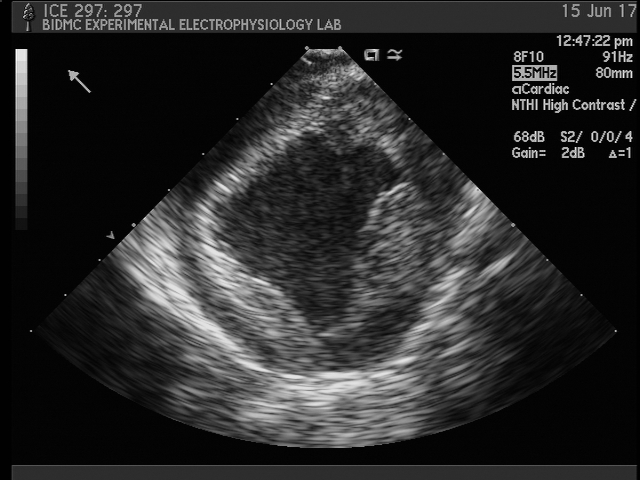
#> input picture images/exp5_images/16062017_125453973_4050.jpg, 640 x 480 px, found by its file name
$ jupyter execute --allow-errors preliminary.ipynb   (shell and % lines are left out)   (older library calls are emulated)
#> lines starting #> are read from the running program, lines starting #| are printed output that depends on the picture; after the words box and inside, x2 and y2 are one past the last pixel; in counts of white or black regions, pixels touching at a corner belong together; long printed decimals are rounded
[cell 1]
import cv2
import matplotlib.pyplot as plt
import numpy as np
import sys
from scipy import ndimage

# Find Boundary

[cell 2]
#filename = "/Volumes/GoogleDrive/My Drive/Alperen's Images/Exp 5 The Best Set/20170616_124815718/images/16062017_125258857_600.jpg"
mypath = "exp5_images/"
filename = mypath+"16062017_125453973_4050.jpg"
# a=io.imread(filename,as_grey=True)
a = cv2.imread(filename)
#> a is the input picture: shape (480, 640, 3); min 0, max 253, mean 41.8

[cell 3]
# [12 lines of commented-out code are left out]

[cell 4]
# img = a[35:-20,:]
img = a.copy()
imgray = cv2.cvtColor(img,cv2.COLOR_BGR2GRAY)
print(imgray.shape)
#| (480, 640)

[cell 5]
ret,thresh = cv2.threshold(imgray,5,255,0)
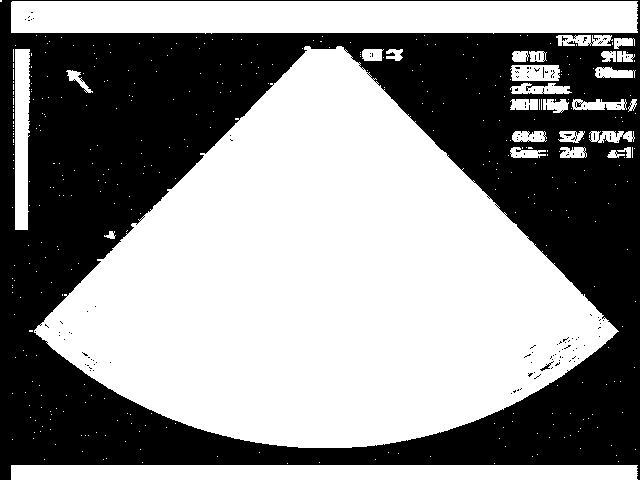
#> thresh: shape (480, 640); 56.3% white; 139 black regions (137 under 20 px), largest, box (x1, y1, x2, y2) and area: (0, 0, 640, 480) 133794, (540, 361, 554, 371) 34
thresh = cv2.erode(thresh, None, iterations=2)
#> thresh: shape (480, 640); 51% white; 15 black regions, largest, box (x1, y1, x2, y2) and area: (0, 0, 640, 480) 148960, (526, 335, 581, 381) 776, (522, 343, 538, 360) 143
thresh = cv2.dilate(thresh, None, iterations=2)
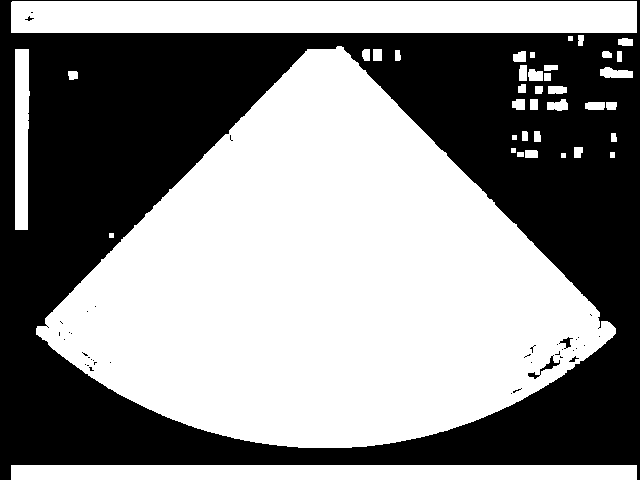
#> thresh: shape (480, 640); 55% white; 39 black regions (35 under 20 px)

print(thresh.shape)
#| (480, 640)

plt.imshow(thresh)
plt.show()

# image, contours, hierarchy = cv2.findContours(thresh,cv2.RETR_EXTERNAL,cv2.CHAIN_APPROX_SIMPLE)
image, contours, hierarchy = cv2.findContours(thresh,cv2.RETR_EXTERNAL, cv2.CHAIN_APPROX_NONE)
#> contours = 39 contours, 5 with area under 20; largest, box (x1, y1, x2, y2) and area: (36, 46, 616, 448) 133974, (11, 1, 637, 33) 19374, (11, 465, 637, 480) 8750, (15, 49, 30, 230) 2242, (600, 67, 633, 78) 235
c = max(contours, key=cv2.contourArea)
#> c = contour of 1287 points, box (x1, y1, x2, y2) (36, 46, 616, 448), area 133974

[cell 6]
plt.figure(figsize=(15, 6))
plt.subplot(121)
cv2.drawContours(img, c, -1, (0,255,0), 5)
plt.imshow(img)
plt.subplot(122)
cv2.drawContours(img, contours, -1, (0,255,0), 5)
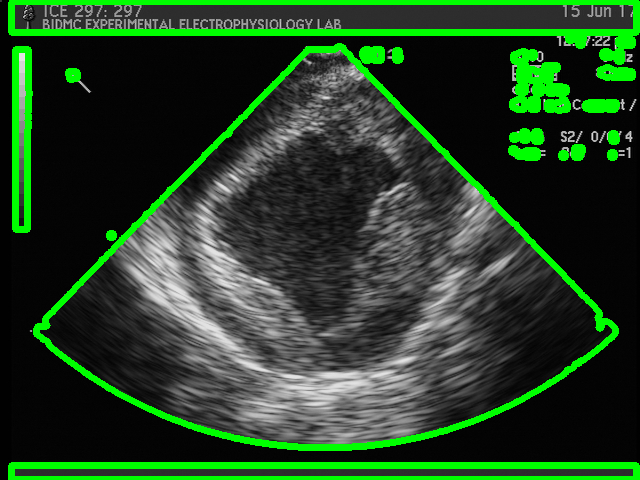
#> img: shape (480, 640, 3); mean B, G, R 37.1, 65.4, 37.1
plt.imshow(img)
plt.show()

[cell 7]
# mask = np.zeros((img.shape[0], img.shape[1], 3))
# for i in c:
#     mask[i[0][1], i[0][0],:] = np.ones(3)

img = a.copy()
ori = a.copy()
img = cv2.fillPoly(img, pts =[c], color=(255,255,255))
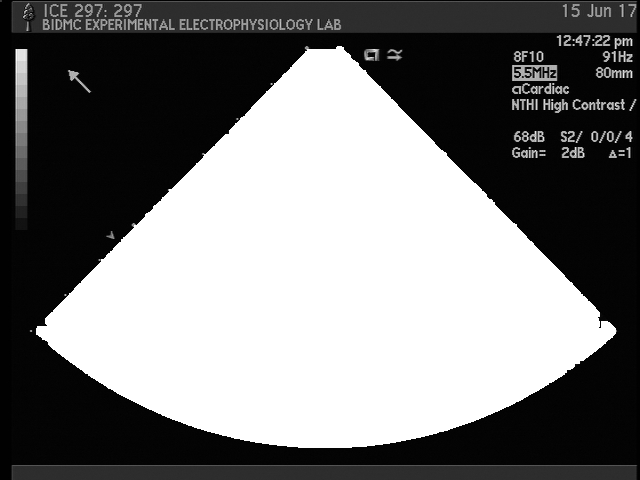
#> img: shape (480, 640, 3); min 0, max 255, mean 121.4
plt.figure(figsize=(15,15))
plt.imshow(a - img)
# plt.imshow(img, cmap = 'Greys')
plt.show()
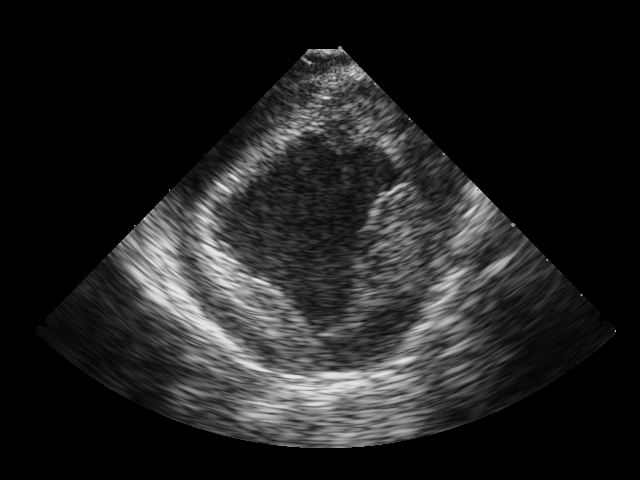
#> shown: shape (480, 640, 3); min 0, max 229, mean 32.5

[cell 8]
# ultra_ori_pos = a - img
# ultra = ultra_ori.copy()
ultra_ori = a - img
ultra = ultra_ori.copy()
ultra = cv2.cvtColor(ultra,cv2.COLOR_BGR2GRAY)

[cell 9]
#normalize ultra
ultra = ultra / (ultra.max() - ultra.min())*255
print(ultra.shape, ultra.max(), ultra.min())
#| (480, 640) 255.0 0.0

plt.figure(figsize=(10, 10))
plt.imshow(ultra_ori, cmap = 'Greys')
plt.show()

## Contour

#> (a cell that did not finish here is left out)

[cell 11]
a = np.zeros([100,100])
plt.imshow(a, cmap='gist_gray');
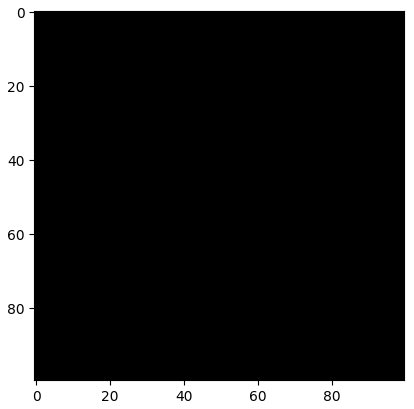
#> figure drawn by matplotlib, 1 panel

# Size of Speckle?

[cell 12]
# ultragray = cv2.cvtColor(ultra, cv2.COLOR_BGR2GRAY)
ret,thresh = cv2.threshold(ultra,140,255,0)
#> thresh: shape (480, 640) float64; 7.5% white; 204 white regions (136 under 20 px), largest, box (x1, y1, x2, y2) and area: (125, 209, 420, 424) 11308, (188, 203, 284, 315) 2994, (397, 267, 469, 353) 1481

# thresh = cv2.erode(thresh, None, iterations=2)
# thresh = cv2.dilate(thresh, None, iterations=2)

plt.figure(figsize=(15,15))
plt.subplot(121)
plt.imshow(thresh, cmap='gist_gray')
plt.subplot(122)
plt.imshow(ultra_ori)
plt.show()

[cell 13]
# [16 lines of commented-out code are left out]


ret,thresh = cv2.threshold(ultra_ori,140,255,0)
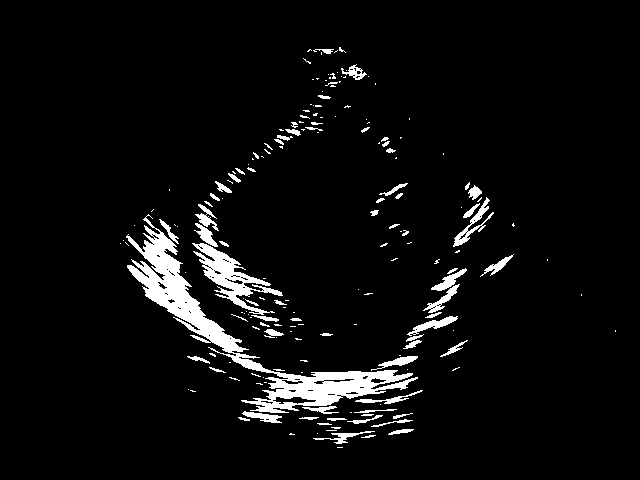
#> thresh: shape (480, 640, 3); 5.3% white; 186 white regions (116 under 20 px), largest, box (x1, y1, x2, y2) and area: (126, 214, 418, 413) 8053, (192, 243, 283, 315) 1895, (453, 197, 494, 247) 426
thresh = cv2.erode(thresh, None, iterations=1)
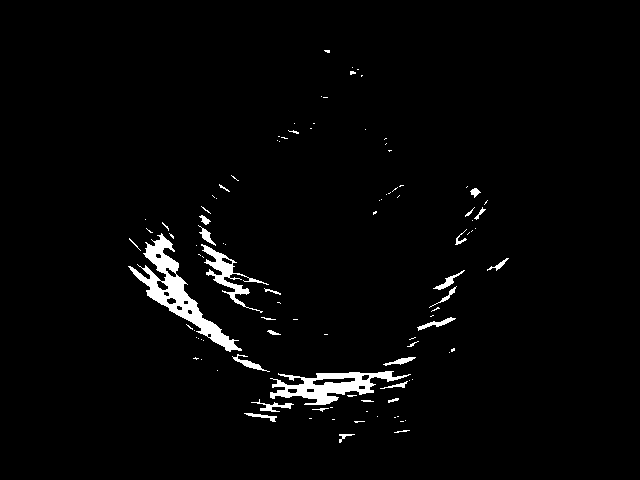
#> thresh: shape (480, 640, 3); 2.5% white; 105 white regions (76 under 20 px), largest, box (x1, y1, x2, y2) and area: (128, 233, 242, 352) 2787, (270, 371, 411, 405) 1984, (201, 244, 269, 313) 930
thresh = cv2.dilate(thresh, None, iterations=1)
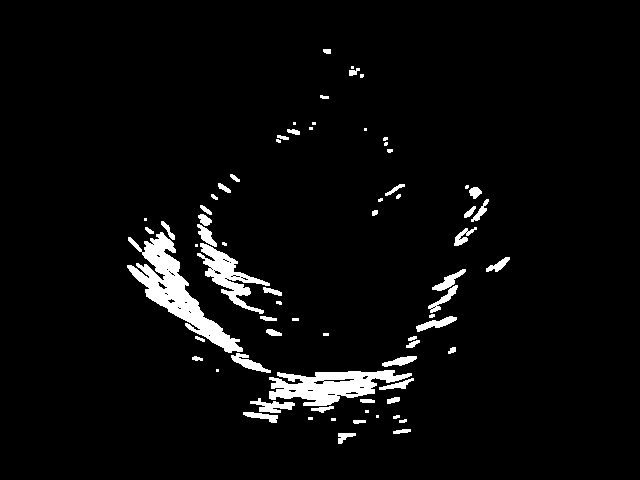
#> thresh: shape (480, 640, 3); 4.2% white; 72 white regions (21 under 20 px), largest, box (x1, y1, x2, y2) and area: (127, 232, 243, 353) 3807, (269, 370, 412, 406) 2791, (197, 243, 270, 314) 1575

edge_detected_image = cv2.Canny(thresh, 75, 200)
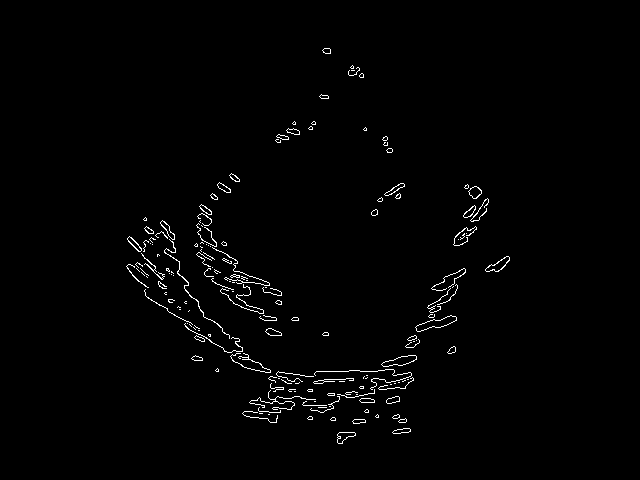
#> edge_detected_image: shape (480, 640); 1.3% white in thin lines or dots, all inside (x1, y1, x2, y2) = (126, 48, 510, 444)
plt.figure(figsize=(25,16))
plt.imshow(edge_detected_image, cmap='gist_gray')
# plt.imshow(thresh)

# plt.imshow(ultra_ori)
# plt.imshow(edge_detected_image)

[cell 14]
# [28 lines of commented-out code are left out]

[cell 15]
_, contours, _= cv2.findContours(edge_detected_image, cv2.RETR_EXTERNAL, cv2.CHAIN_APPROX_NONE)
#> contours = 168 contours, 136 with area under 20; largest, box (x1, y1, x2, y2) and area: (415, 315, 457, 332) 270, (381, 355, 417, 367) 206, (485, 256, 510, 272) 160, (337, 432, 356, 444) 116, (468, 186, 482, 199) 106

area = []
for c in contours:
    a = cv2.contourArea(c)
    area.append(a)
#> this loop made 168 passes
#> a on passes 1 to 3: 116, 61, 42.5
#> after the loop, area = 168 values, max 269.5 at index 67, min 0 at index 8, mean 15.43
area = np.array(area)
print(area.min(), area.max(), area.mean())
#| 0.0 269.5 15.426
#> (the rest of this cell did not finish here and is left out)
